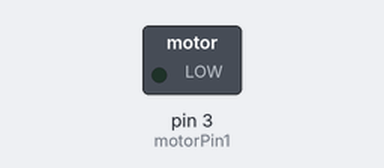
The sketch below on a simulated Arduino Uno, built with avr-gcc and run on an emulated ATmega328P. Shown: switched loads named in the sketch (green lamp = pin HIGH). What the sketch prints to the serial monitor is not drawn.

Above: at 0.05 s.
At 0.5 s:
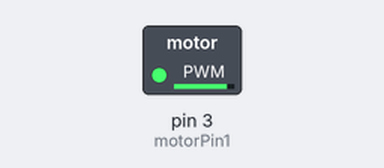
At 0.95 s:
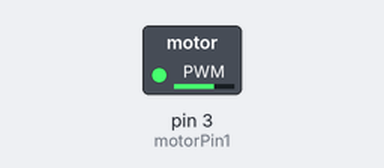
At 1.9 s:
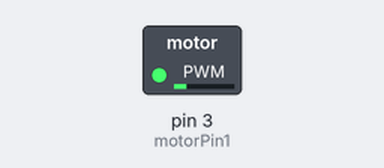
Timing chart, 0 to 5.3 s (numbered marks = the images above):
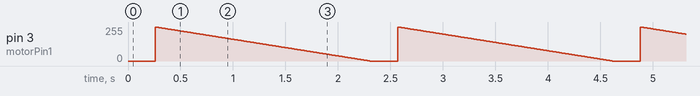

The sketch:

Haptic2.ino
```cpp
/*
Adafruit Arduino - Lesson 13. DC Motor
*/


int motorPin1 = 3;              // Want this to be scalable for up to 8 motors
unsigned long Time;             // Holder for time at the start of each cycle
int freq;

void setup()
{
  pinMode(motorPin1, OUTPUT);
  Serial.begin(9600);
  while (! Serial);
  Serial.println("Speed 0 to 255");
}

void loop() {
  // put your main code here, to run repeatedly:
  for (freq = 0; freq <= 255; freq += 1)
  {
    analogWrite(motorPin1,freq);
    delay(1);
  }
    for (freq = 255; freq >= 0; freq -= 1)
  {
    analogWrite(motorPin1,freq);
    delay(8);
  }
}
```

Measured:
- by itself, pin 3 (motorPin1): ramps from 255/255 to 0/255 and jumps back, once every 2.3 s
